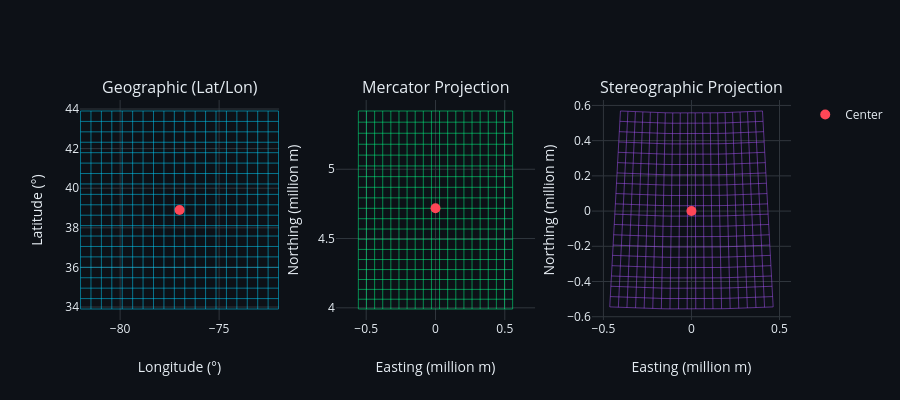

Notebook code for this chart:
### Code cell
# Visualize projection comparison
fig = make_subplots(rows=1, cols=3, 
                    subplot_titles=['Geographic (Lat/Lon)', 'Mercator Projection', 'Stereographic Projection'],
                    horizontal_spacing=0.08)

# Original lat/lon grid
for i in range(LAT.shape[0]):
    fig.add_trace(
        go.Scatter(x=np.degrees(LON[i, :]), y=np.degrees(LAT[i, :]),
                   mode='lines', line=dict(color='#00d4ff', width=1), opacity=0.5,
                   showlegend=False),
        row=1, col=1
    )
for j in range(LAT.shape[1]):
    fig.add_trace(
        go.Scatter(x=np.degrees(LON[:, j]), y=np.degrees(LAT[:, j]),
                   mode='lines', line=dict(color='#00d4ff', width=1), opacity=0.5,
                   showlegend=False),
        row=1, col=1
    )
fig.add_trace(
    go.Scatter(x=[np.degrees(center_lon)], y=[np.degrees(center_lat)],
               mode='markers', marker=dict(color='#ff4757', size=10),
               name='Center', showlegend=True),
    row=1, col=1
)

# Mercator
for i in range(LAT.shape[0]):
    fig.add_trace(
        go.Scatter(x=mercator_x[i, :], y=mercator_y[i, :],
                   mode='lines', line=dict(color='#00ff88', width=1), opacity=0.5,
                   showlegend=False),
        row=1, col=2
    )
for j in range(LAT.shape[1]):
    fig.add_trace(
        go.Scatter(x=mercator_x[:, j], y=mercator_y[:, j],
                   mode='lines', line=dict(color='#00ff88', width=1), opacity=0.5,
                   showlegend=False),
        row=1, col=2
    )
fig.add_trace(
    go.Scatter(x=[0], y=[mercator_y[10, 10]],
               mode='markers', marker=dict(color='#ff4757', size=10),
               showlegend=False),
    row=1, col=2
)

# Stereographic
for i in range(LAT.shape[0]):
    fig.add_trace(
        go.Scatter(x=stereo_x[i, :], y=stereo_y[i, :],
                   mode='lines', line=dict(color='#a855f7', width=1), opacity=0.5,
                   showlegend=False),
        row=1, col=3
    )
for j in range(LAT.shape[1]):
    fig.add_trace(
        go.Scatter(x=stereo_x[:, j], y=stereo_y[:, j],
                   mode='lines', line=dict(color='#a855f7', width=1), opacity=0.5,
                   showlegend=False),
        row=1, col=3
    )
fig.add_trace(
    go.Scatter(x=[0], y=[0],
               mode='markers', marker=dict(color='#ff4757', size=10),
               showlegend=False),
    row=1, col=3
)

fig.update_layout(
    template=dark_template,
    height=400,
)
fig.update_xaxes(title_text='Longitude (°)', row=1, col=1, scaleanchor='y', scaleratio=1)
fig.update_xaxes(title_text='Easting (million m)', row=1, col=2, scaleanchor='y2', scaleratio=1)
fig.update_xaxes(title_text='Easting (million m)', row=1, col=3, scaleanchor='y3', scaleratio=1)
fig.update_yaxes(title_text='Latitude (°)', row=1, col=1)
fig.update_yaxes(title_text='Northing (million m)', row=1, col=2)
fig.update_yaxes(title_text='Northing (million m)', row=1, col=3)

fig.show()
